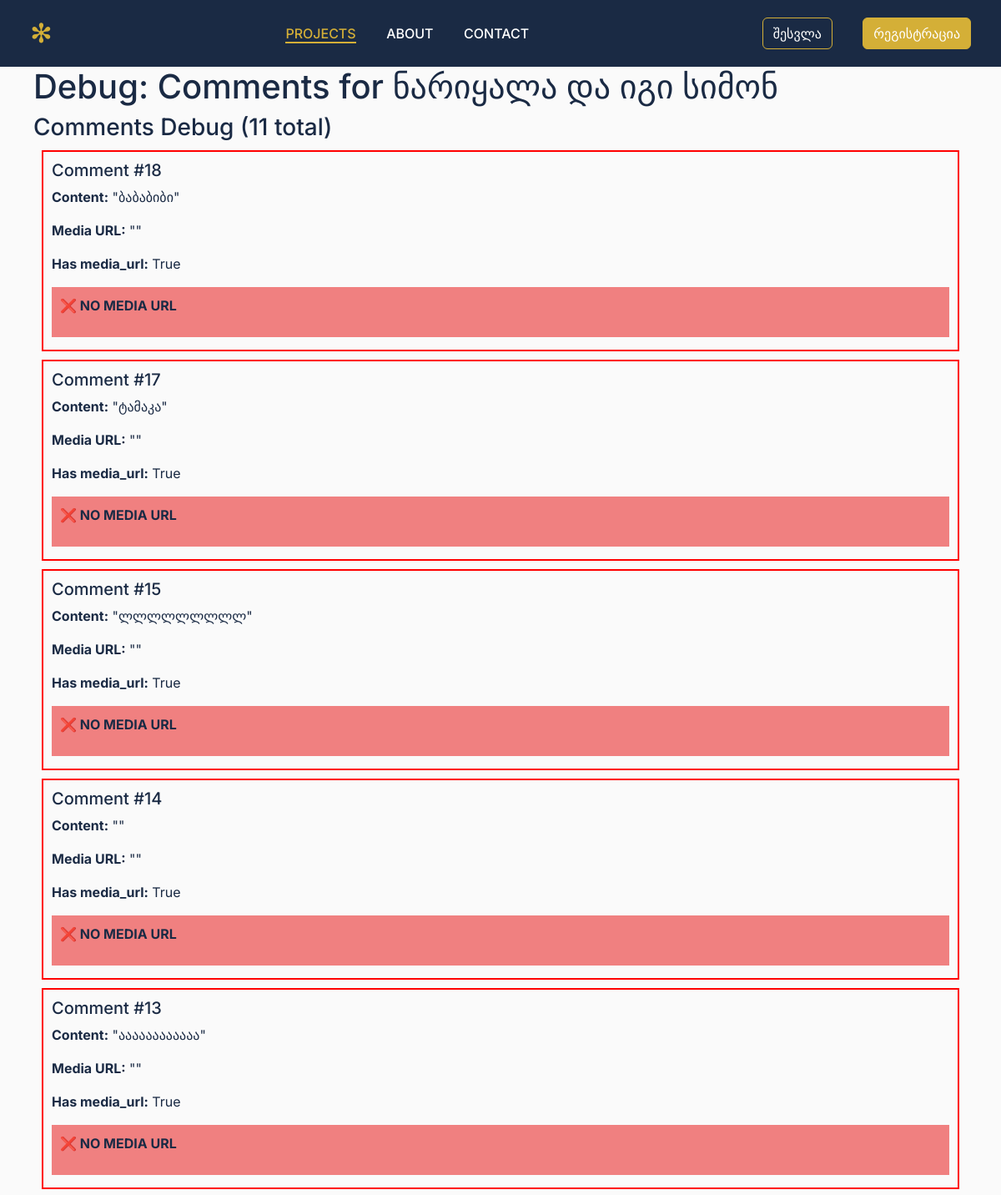
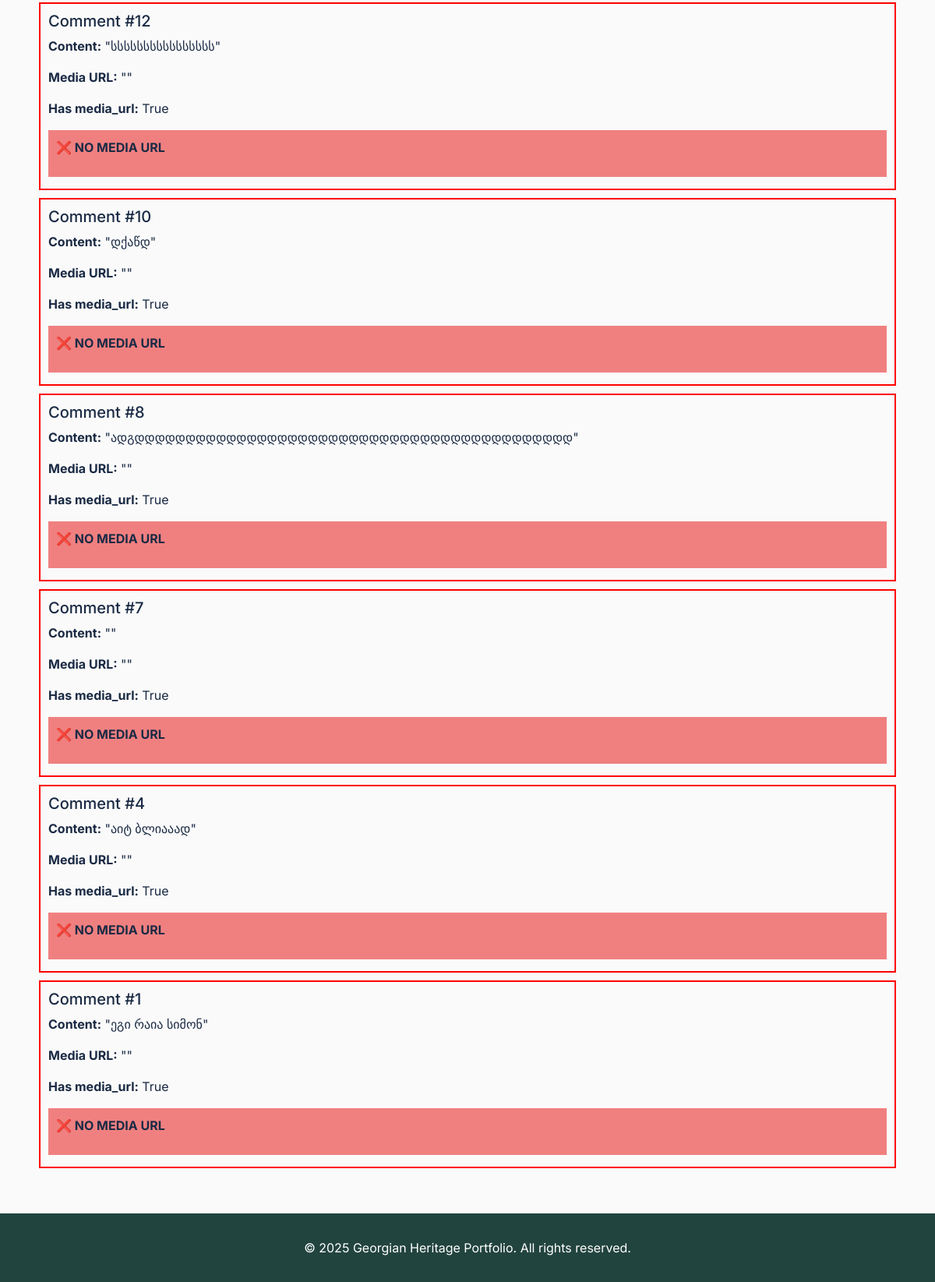
The page /debug/project/project_2 on the database as committed earlier (2 pictures, top to bottom).
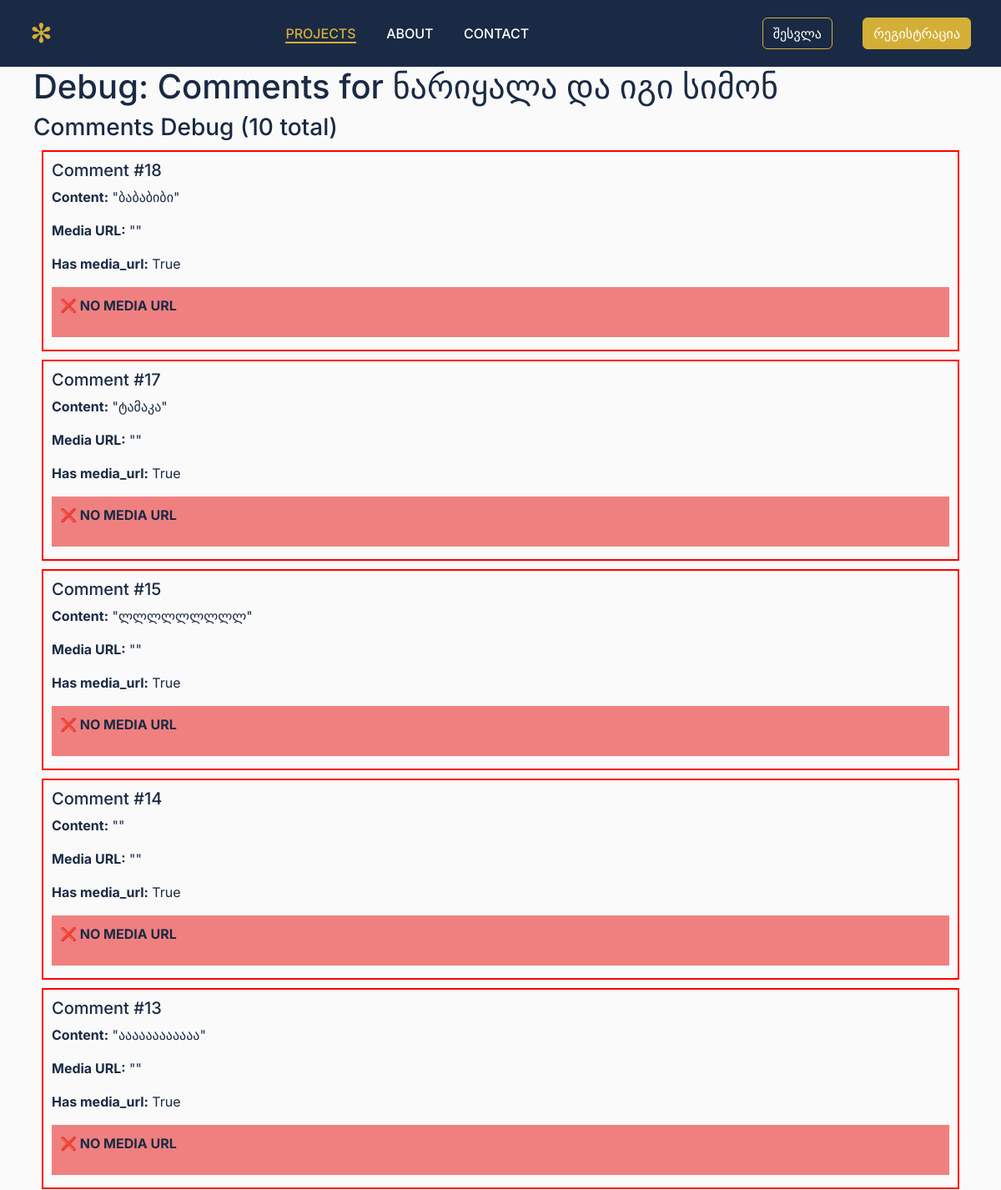
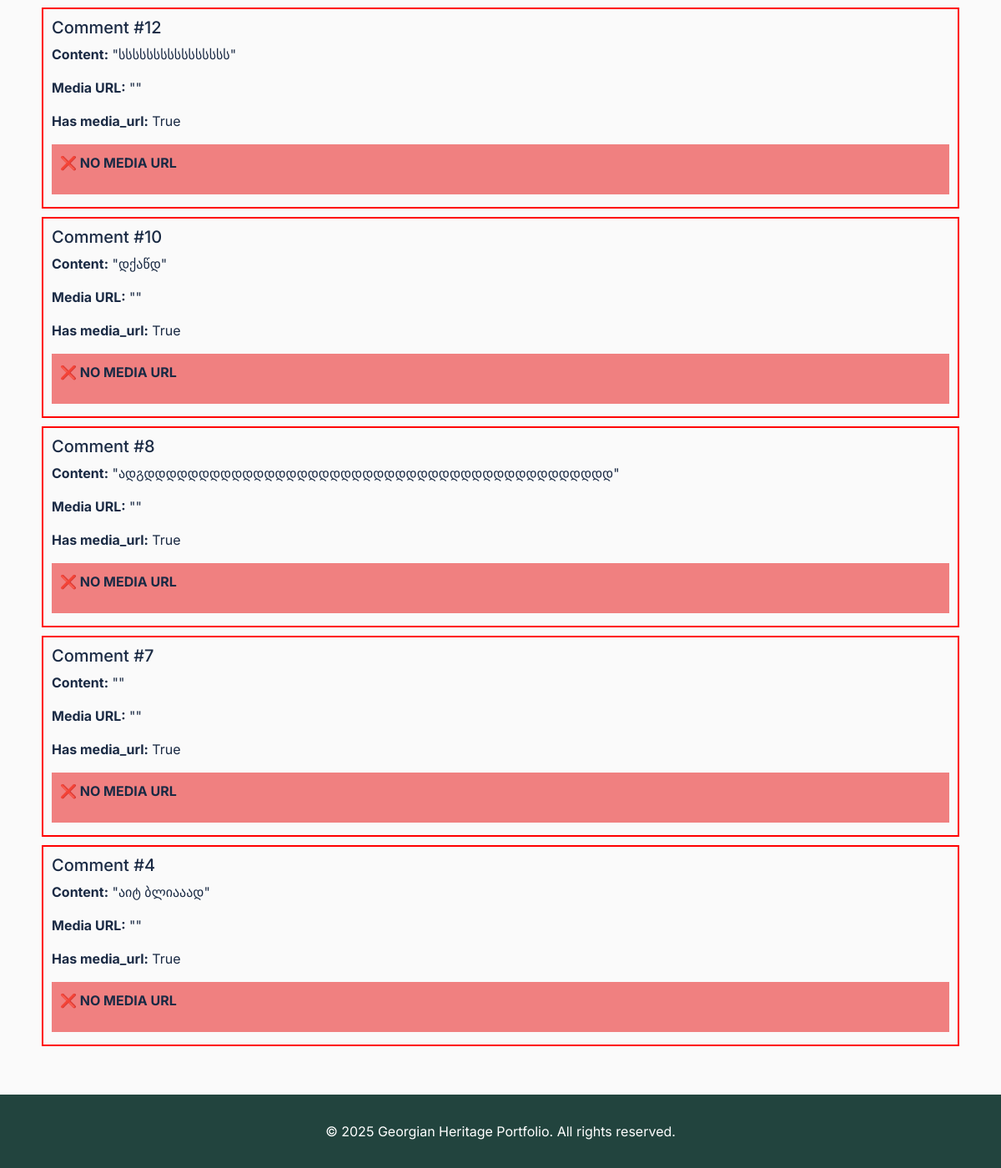
The same page on the database as committed later (2 pictures, top to bottom).
### models.py (models this page shows, shortened)
class Comment(db.Model):
    id = db.Column(db.Integer, primary_key=True)
    content = db.Column(db.Text, nullable=False)
    project_id = db.Column(db.String(50), nullable=False)
    user_id = db.Column(db.Integer, db.ForeignKey('user.id'), nullable=False)  # Required for registered users only
    parent_id = db.Column(db.Integer, db.ForeignKey('comment.id'), nullable=True)
    media_urls = db.Column(db.Text, nullable=True)  # JSON array of Cloudinary URLs
    created_at = db.Column(db.DateTime, default=datetime.utcnow)
    replies = db.relationship('Comment', backref=db.backref('parent', remote_side=[id]), lazy=True)
    likes = db.relationship('Like', backref='comment', lazy=True, cascade='all, delete-orphan')

### app.py (the view)
@app.route('/debug/project/<project_id>')
def debug_project_detail(project_id):
    projects = load_projects()
    project = next((p for p in projects if p['id'] == project_id), None)
    if not project:
        return 'Project not found', 404
    comments = Comment.query.filter_by(project_id=project_id, parent_id=None).order_by(Comment.created_at.desc()).all()
    return render_template('debug_comments.html', project=project, comments=comments)

### templates/debug_comments.html (shortened to what this page needs)
{% extends 'base.html' %}
{% block content %}
<div class="container">
    <h1>Debug: Comments for {{ project.title }}</h1>
    <div class="row">
        <div class="col-12">
            <h3>Comments Debug ({{ comments|length }} total)</h3>
            {% for comment in comments %}
            <div style="border: 2px solid {% if comment.media_url %}green{% else %}red{% endif %}; margin: 10px; padding: 10px;">
                <h5>Comment #{{ comment.id }}</h5>
                <p><strong>Content:</strong> "{{ comment.content }}"</p>
                <p><strong>Media URL:</strong> "{{ comment.media_url }}"</p>
                <p><strong>Has media_url:</strong> {{ comment.media_url is not none }}</p>
                {% if comment.media_url %}
                <div style="background: lightgreen; padding: 10px; margin: 5px 0;">
                    <p><strong>✅ HAS MEDIA URL</strong></p>
                    <p>URL starts with http: {{ comment.media_url.startswith('http') }}</p>
                    <p>URL ends with image ext: {{ comment.media_url.endswith(('.jpg', '.jpeg', '.png', '.gif')) }}</p>
                    <p>URL contains 'image': {{ 'image' in comment.media_url }}</p>
                    <div style="border: 2px solid blue; padding: 10px; margin: 10px 0;">
                        <p><strong>Image Preview:</strong></p>
                        <img src="{{ comment.media_url }}"
                             onclick="openImageModal(this.src)"
                             style="max-width: 200px; cursor: pointer; border: 3px solid red;"
                             alt="Comment Image"
                             onerror="this.style.border='3px solid red'; this.alt='IMAGE FAILED TO LOAD';">
                        <p><em>Click image above to test modal</em></p>
                    </div>
                </div>
                {% else %}
                <div style="background: lightcoral; padding: 10px; margin: 5px 0;">
                    <p><strong>❌ NO MEDIA URL</strong></p>
                </div>
                {% endif %}
            </div>
            {% endfor %}
        </div>
    </div>
</div>
{% endblock %}

Rows that differ between the two databases and show on the page:
removed Comment: id "1", content "ეგი რაია სიმონ", media_url "True"
Other text that changed with them:
{{ comments|length }}: "11" → "10"
